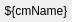
<?xml version="1.0" encoding="UTF-8"?>
<ui version="4.0">
 <class>Form</class>
 <widget class="QWidget" name="Form">
  <property name="geometry">
   <rect>
    <x>0</x>
    <y>0</y>
    <width>72</width>
    <height>22</height>
   </rect>
  </property>
  <property name="windowTitle">
   <string>Form</string>
  </property>
  <layout class="QGridLayout" name="gridLayout">
   <property name="leftMargin">
    <number>0</number>
   </property>
   <property name="topMargin">
    <number>0</number>
   </property>
   <property name="rightMargin">
    <number>0</number>
   </property>
   <property name="bottomMargin">
    <number>0</number>
   </property>
   <item row="0" column="0">
    <widget class="QLabel" name="label">
     <property name="text">
      <string>${cmName}</string>
     </property>
     <property name="alignment">
      <set>Qt::AlignCenter</set>
     </property>
    </widget>
   </item>
  </layout>
 </widget>
 <resources/>
 <connections/>
</ui>
